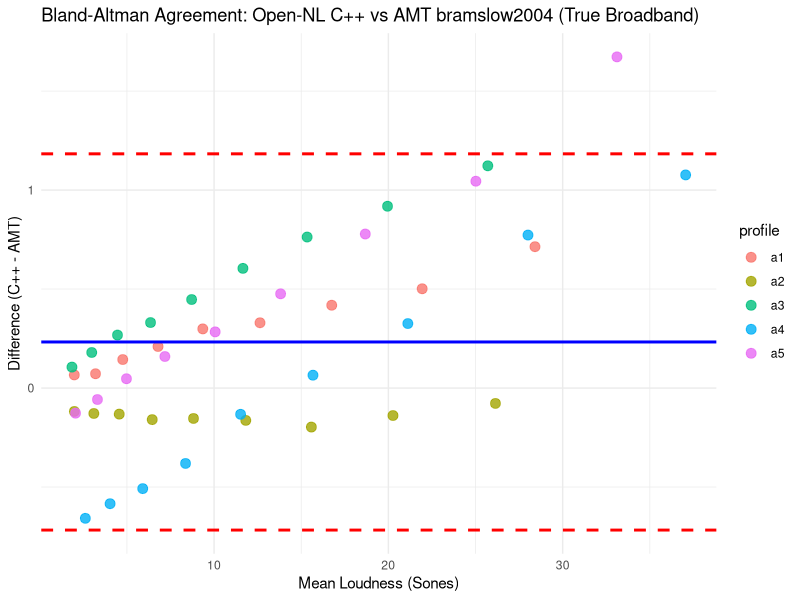

Here is the R script that generated this plot:
# plot_bland_altman_intense.R
library(ggplot2)
results_amt <- read.csv('amt_intense_results.csv')
results_cpp <- read.csv('cpp_loudness_intense.csv')
df <- merge(results_amt, results_cpp, by=c('profile', 'level'))
df$diff <- df$cpp_loudness - df$amt_loudness
df$mean <- (df$cpp_loudness + df$amt_loudness) / 2
bias <- mean(df$diff)
sd_diff <- sd(df$diff)
upper_loa <- bias + 1.96 * sd_diff
lower_loa <- bias - 1.96 * sd_diff
cat('True Bias:', bias, '\nLimits:', lower_loa, upper_loa, '\nMAE:', mean(abs(df$diff)), '\n')

p <- ggplot(df, aes(x = mean, y = diff)) +
  geom_point(aes(color = profile), size = 3, alpha = 0.8) +
  geom_hline(yintercept = bias, color = 'blue', linetype = 'solid', linewidth = 1) +
  geom_hline(yintercept = upper_loa, color = 'red', linetype = 'dashed', linewidth = 1) +
  geom_hline(yintercept = lower_loa, color = 'red', linetype = 'dashed', linewidth = 1) +
  theme_minimal() +
  labs(title = 'Bland-Altman Agreement: Open-NL C++ vs AMT bramslow2004 (True Broadband)',
       x = 'Mean Loudness (Sones)',
       y = 'Difference (C++ - AMT)')
ggsave('figures/Figure2_BlandAltman.png', p, width = 7, height = 5, dpi = 300)
cat("Figure saved to figures/Figure2_BlandAltman.png\n")
